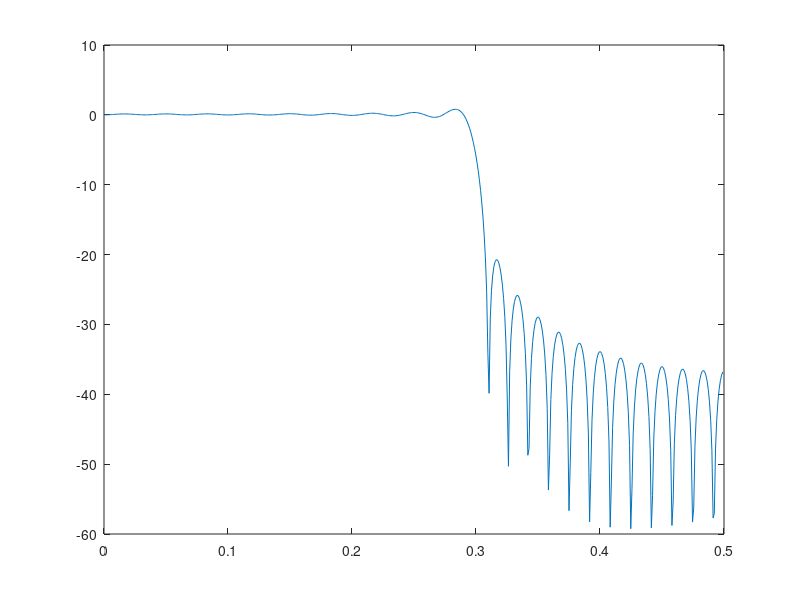
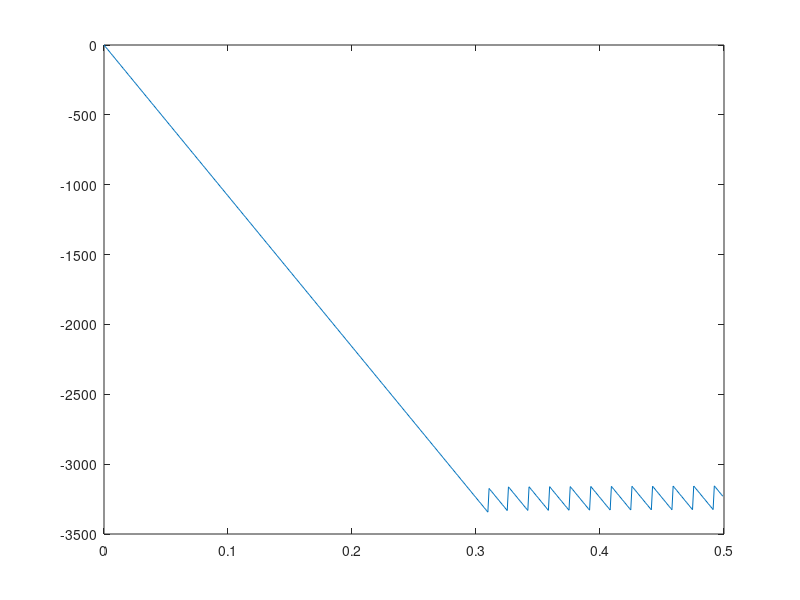
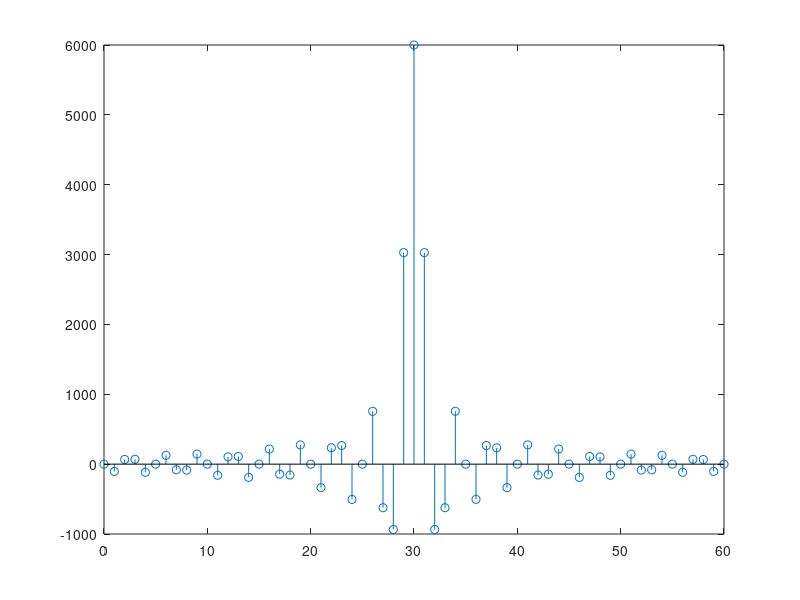

Recreate these plots in MATLAB, in order.
echo on 
Lenght=101; %101
Fs=10000;
W=3000;
Ts=1/Fs;
n=-(Lenght-1)/2:(Lenght-1)/2;
t=Ts*n;
h=2*W*sinc(2*W*t);
N=61;
rec_windowed_h=h((Lenght-N)/2+1:(Lenght+N)/2);
%Freq response
figure(1);
[rec_windowed_H,W1]=freqz(rec_windowed_h,1);
%Normalize the freq response
rec_windowed_H_in_dB=20*log10(abs(rec_windowed_H)/abs(rec_windowed_H(1)));
hanning_window=hann(N); %
plot(W/(2*pi),rec_windowed_H_in_dB);
hanning_windowed_h=h((Lenght-N)/2+1:(Lenght+N)/2)*hanning_window;
plot(W1/(2*pi),rec_windowed_H_in_dB);
[hanning_windowed_H,W2]=freqz(hanning_windowed_h,1);
hanning_windowed_H_in_dB=20*log10(abs(hanning_windowed_H)/abs(hanning_windowed_H(1)));
%Plotting comands
%Phase response
figure(2)
plot(W2/(2*pi),hanning_windowed_H_in_dB);
plot(W1/(2*pi),(180/pi)*unwrap(angle(rec_windowed_H)));
%Impulse response
figure(3)
stem([0:N-1],rec_windowed_h);